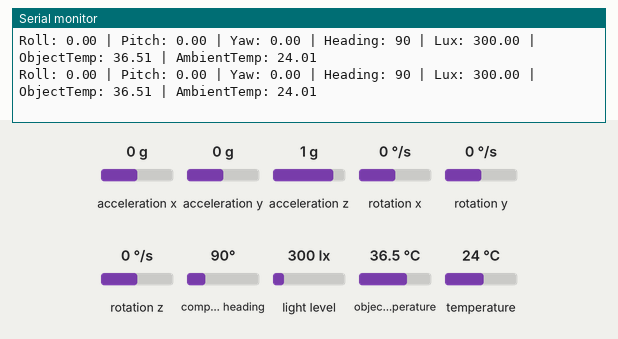
Simulated run of this sketch. Board: Arduino Uno, built with avr-gcc and run on an emulated ATmega328P. Parts: the last lines printed to the serial monitor. Wiring (inferred from the names in the program): MPU-6050 motion sensor at I2C address 0x68. The inputs (shaded band) are chosen by the test bench; at power-on: acceleration z 1 g, acceleration x 0 g, acceleration y 0 g, rotation x 0 °/s, rotation y 0 °/s, compass heading 90°, rotation z 0 °/s, light level 300 lx, object temperature 36.5 °C, temperature 24 °C.

Above: at 4.6 s.
4.7 s: acceleration z set to 0 g
At 4.94 s:
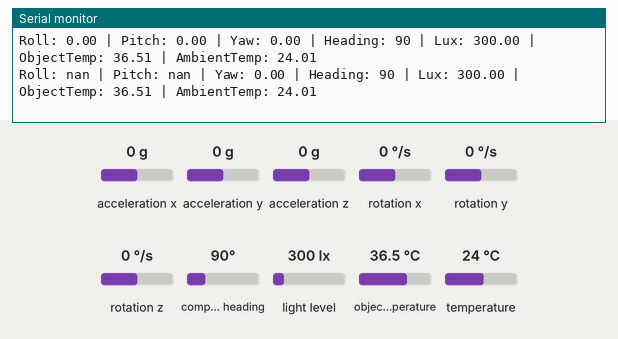
6.7 s: acceleration x set to -1.4 g
At 6.72 s:
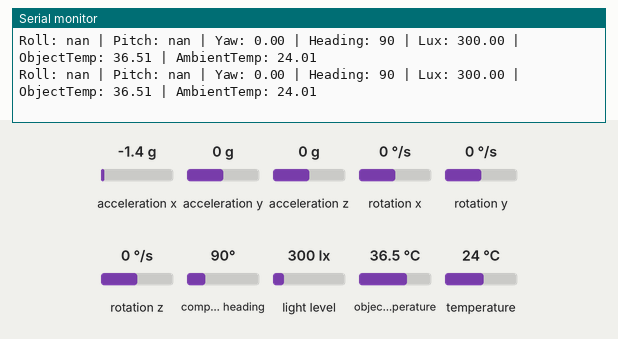
8.2 s: acceleration y set to -1.4 g
At 8.28 s:
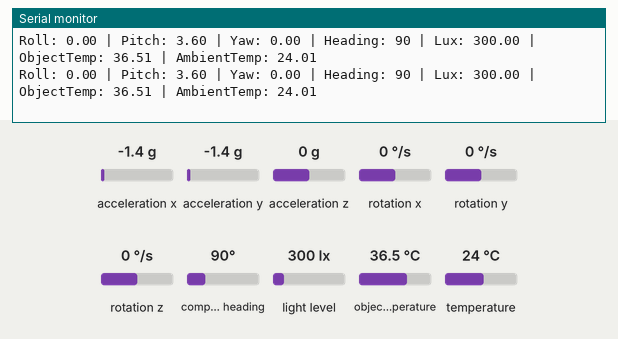
9.7 s: rotation x set to -192 °/s
At 9.84 s:
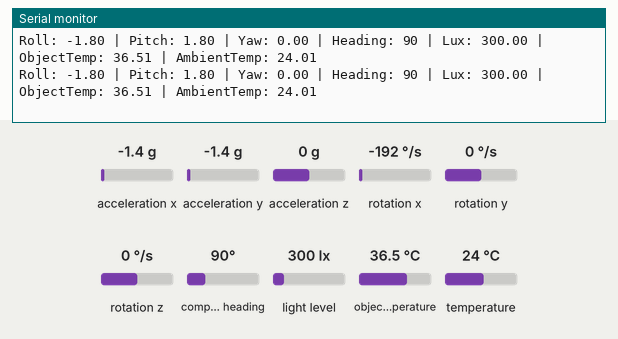
11.2 s: rotation y set to -192 °/s
At 11.4 s:
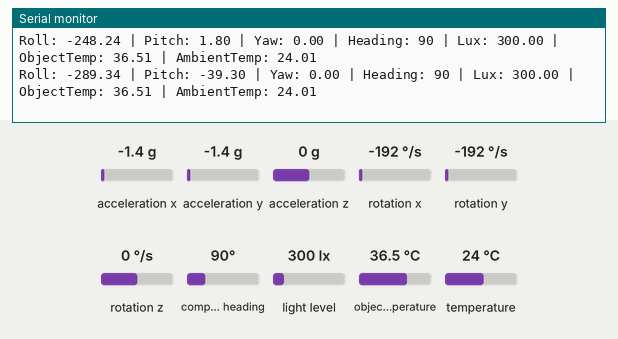
12.7 s: compass heading set to 7°
At 12.74 s:
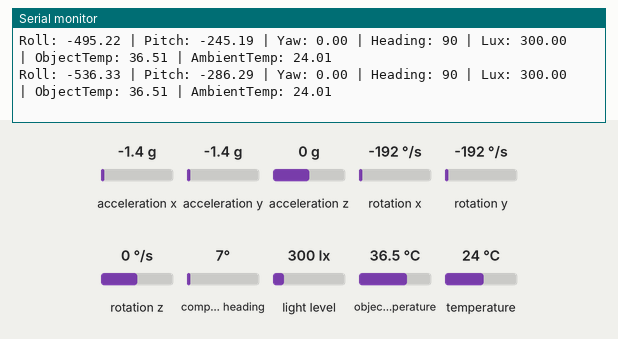
Timing chart, 0 to 15.7 s (numbered marks = the images above; inputs shaded):
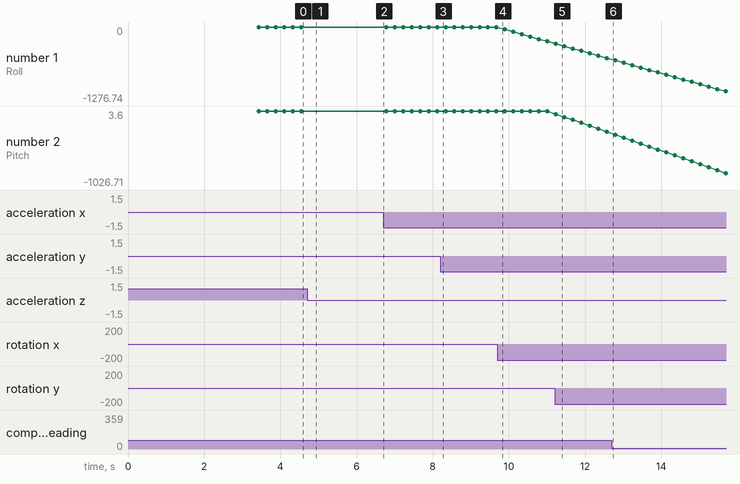

The sketch:

sketch_jun13a.ino
```cpp
#include <Wire.h>
#include <Adafruit_Sensor.h>
#include <Adafruit_TSL2591.h>
#include <Adafruit_MLX90614.h>
#include <QMC5883LCompass.h>

#define MPU_ADDR 0x68

// Sensor instances
Adafruit_TSL2591 tsl = Adafruit_TSL2591(2591);
Adafruit_MLX90614 mlx = Adafruit_MLX90614();
QMC5883LCompass compass;

// MPU6050 variables
float AccX, AccY, AccZ;
float GyroX, GyroY, GyroZ;
float accAngleX, accAngleY;
float gyroAngleX, gyroAngleY, yaw;
float roll, pitch;

float AccErrorX, AccErrorY, GyroErrorX, GyroErrorY, GyroErrorZ;
unsigned long prevTime;
float elapsedTime;

void setup() {
  Wire.begin();
  Serial.begin(115200);
  delay(1000);

  // MPU6050 init
  Wire.beginTransmission(MPU_ADDR);
  Wire.write(0x6B); // PWR_MGMT_1
  Wire.write(0);    // Wake up MPU6050
  Wire.endTransmission(true);

  calculate_IMU_error();

  // Compass init
  compass.init();
  compass.setCalibration(-1537, 1233, -1472, 1384, -1444, 1075);

  // TSL2591 init
  if (!tsl.begin()) {
    Serial.println("TSL2591 not found");
  }

  // MLX90614 init
  if (!mlx.begin()) {
    Serial.println("MLX90614 not found");
  }

  prevTime = millis();
}

void loop() {
  // Time update
  unsigned long currentTime = millis();
  elapsedTime = (currentTime - prevTime) / 1000.0;
  prevTime = currentTime;

  // MPU6050 Read
  Wire.beginTransmission(MPU_ADDR);
  Wire.write(0x3B);
  Wire.endTransmission(false);
  Wire.requestFrom(MPU_ADDR, 6, true);
  AccX = (Wire.read() << 8 | Wire.read()) / 16384.0;
  AccY = (Wire.read() << 8 | Wire.read()) / 16384.0;
  AccZ = (Wire.read() << 8 | Wire.read()) / 16384.0;

  Wire.beginTransmission(MPU_ADDR);
  Wire.write(0x43);
  Wire.endTransmission(false);
  Wire.requestFrom(MPU_ADDR, 6, true);
  GyroX = (Wire.read() << 8 | Wire.read()) / 131.0;
  GyroY = (Wire.read() << 8 | Wire.read()) / 131.0;
  GyroZ = (Wire.read() << 8 | Wire.read()) / 131.0;

  // Adjust with calibration
  GyroX -= GyroErrorX;
  GyroY -= GyroErrorY;
  GyroZ -= GyroErrorZ;

  accAngleX = atan(AccY / sqrt(AccX * AccX + AccZ * AccZ)) * 180 / PI - AccErrorX;
  accAngleY = atan(-1 * AccX / sqrt(AccY * AccY + AccZ * AccZ)) * 180 / PI - AccErrorY;

  gyroAngleX += GyroX * elapsedTime;
  gyroAngleY += GyroY * elapsedTime;
  yaw += GyroZ * elapsedTime;

  roll = 0.96 * gyroAngleX + 0.04 * accAngleX;
  pitch = 0.96 * gyroAngleY + 0.04 * accAngleY;

  // Compass read
  compass.read();
  int heading = compass.getAzimuth();

  // TSL2591 Lux Sensor
  sensors_event_t event;
  tsl.getEvent(&event);
  float lux = event.light;

  // MLX90614 temp
  float objectTemp = mlx.readObjectTempC();
  float ambientTemp = mlx.readAmbientTempC();

  // Output
  Serial.print("Roll: "); Serial.print(roll, 2);
  Serial.print(" | Pitch: "); Serial.print(pitch, 2);
  Serial.print(" | Yaw: "); Serial.print(yaw, 2);
  Serial.print(" | Heading: "); Serial.print(heading);
  Serial.print(" | Lux: "); Serial.print(lux);
  Serial.print(" | ObjectTemp: "); Serial.print(objectTemp);
  Serial.print(" | AmbientTemp: "); Serial.println(ambientTemp);

  delay(200);
}

void calculate_IMU_error() {
  float AccX_sum = 0, AccY_sum = 0, AccZ_sum = 0;
  float GyroX_sum = 0, GyroY_sum = 0, GyroZ_sum = 0;

  for (int i = 0; i < 200; i++) {
    Wire.beginTransmission(MPU_ADDR);
    Wire.write(0x3B);
    Wire.endTransmission(false);
    Wire.requestFrom(MPU_ADDR, 6, true);
    float ax = (Wire.read() << 8 | Wire.read()) / 16384.0;
    float ay = (Wire.read() << 8 | Wire.read()) / 16384.0;
    float az = (Wire.read() << 8 | Wire.read()) / 16384.0;

    Wire.beginTransmission(MPU_ADDR);
    Wire.write(0x43);
    Wire.endTransmission(false);
    Wire.requestFrom(MPU_ADDR, 6, true);
    float gx = (Wire.read() << 8 | Wire.read()) / 131.0;
    float gy = (Wire.read() << 8 | Wire.read()) / 131.0;
    float gz = (Wire.read() << 8 | Wire.read()) / 131.0;

    AccX_sum += ax;
    AccY_sum += ay;
    AccZ_sum += az;
    GyroX_sum += gx;
    GyroY_sum += gy;
    GyroZ_sum += gz;

    delay(10);
  }

  AccErrorX = atan(AccY_sum / 200.0 / sqrt(pow(AccX_sum / 200.0, 2) + pow(AccZ_sum / 200.0, 2))) * 180 / PI;
  AccErrorY = atan(-AccX_sum / 200.0 / sqrt(pow(AccY_sum / 200.0, 2) + pow(AccZ_sum / 200.0, 2))) * 180 / PI;

  GyroErrorX = GyroX_sum / 200.0;
  GyroErrorY = GyroY_sum / 200.0;
  GyroErrorZ = GyroZ_sum / 200.0;
}
```

Measured:
- after the input at 4.7 s, the serial monitor: prints a new line after 0.08 s (image 1)
- after the input at 11.2 s, the serial monitor: prints a new line at once (image 5)
- plotted number 1: 0 → -1.8 after the input at 8.2 s, -1.8 → -248.24 after the input at 9.7 s, -248.24 → -536.33 after the input at 11.2 s, -536.33 → -1276.74 after the input at 12.7 s
- plotted number 2: 0 → 3.6 after the input at 6.7 s, 3.6 → 1.8 after the input at 8.2 s, 1.8 → -286.29 after the input at 11.2 s, -286.29 → -1026.71 after the input at 12.7 s
